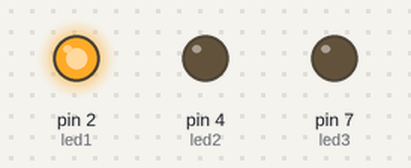
Bench run of a sketch on a simulated Arduino Uno, built with avr-gcc and run on an emulated ATmega328P. On the bench: output pins drawn as LEDs (lit = HIGH).

Above: at 5.0 s.
At 10.5 s:
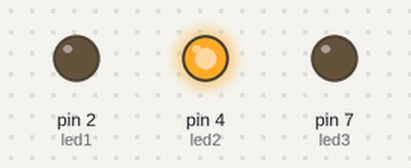
At 15.0 s:
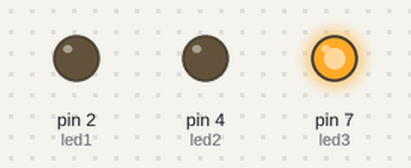
Timing chart, 0 to 24.7 s (numbered marks = the images above):
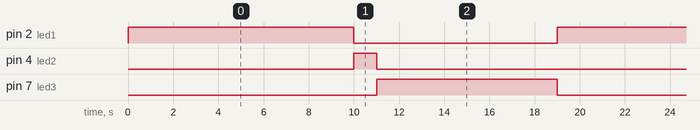

Measured:
- by itself, pin 2 (led1): alternates HIGH for 10.0 s and LOW for 9.0 s
- by itself, pin 4 (led2): alternates HIGH for 1.0 s and LOW for 18.0 s
- by itself, pin 7 (led3): alternates HIGH for 8.0 s and LOW for 11.0 s

The sketch:

LAB4.4.ino
```cpp
int led1 = 2;
int led2 = 4;
int led3 = 7;


void setup() {
  // put your setup code here, to run once:
  Serial.begin(9600);
  pinMode(led1, OUTPUT);
  pinMode(led2, OUTPUT);
  pinMode(led3, OUTPUT);

  digitalWrite(led1, LOW);
  digitalWrite(led2, LOW);
  digitalWrite(led3, LOW);


}

void loop() {
  // put your main code here, to run repeatedly:
  for(int i = 0; i < 10; i++){
    digitalWrite(led1, HIGH);
    digitalWrite(led2, LOW);
    digitalWrite(led3, LOW);
    delay(10000);

    digitalWrite(led1, LOW);
    digitalWrite(led2, HIGH);
    digitalWrite(led3, LOW);
    delay(1000);

    digitalWrite(led1, LOW);
    digitalWrite(led2, LOW);
    digitalWrite(led3, HIGH);
    delay(8000);
  }
  digitalWrite(led3, LOW);
}
```
